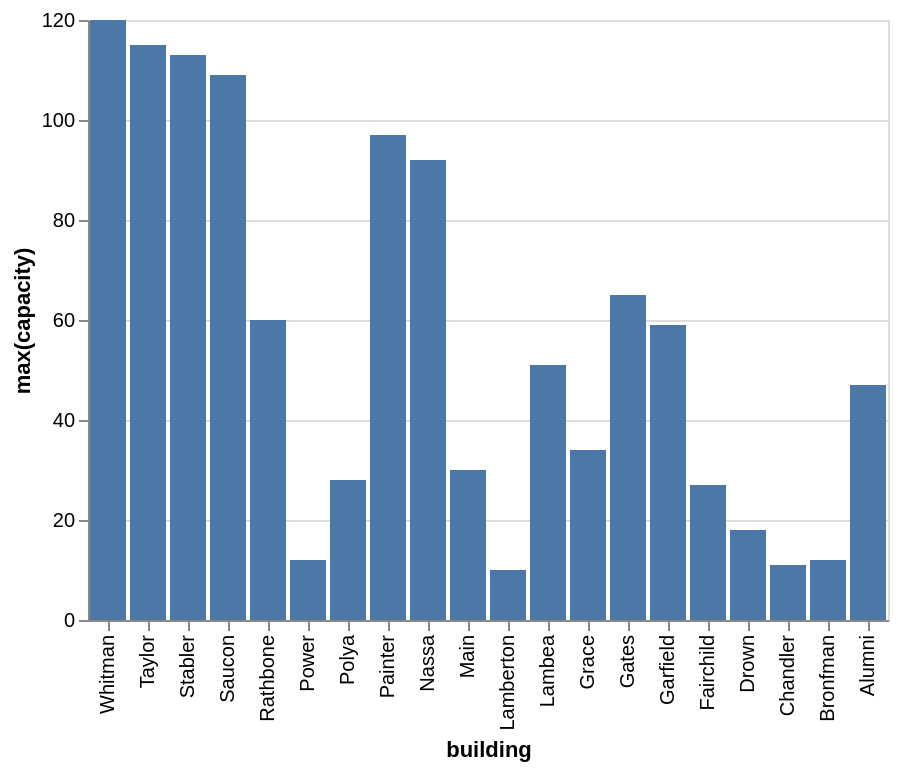

The specification (Vega-Lite) saved for this image:
### Vega-Lite specification from a JSON file in a GitHub repository (floating-point values rounded to 4 significant figures)
{"data": {"values": [{"x_data": "Whitman", "y_data": 120}, {"x_data": "Taylor", "y_data": 115}, {"x_data": "Stabler", "y_data": 113}, {"x_data": "Saucon", "y_data": 109}, {"x_data": "Rathbone", "y_data": 60}, {"x_data": "Power", "y_data": 12}, {"x_data": "Polya", "y_data": 28}, {"x_data": "Painter", "y_data": 97}, {"x_data": "Nassa", "y_data": 92}, {"x_data": "Main", "y_data": 30}, {"x_data": "Lamberton", "y_data": 10}, {"x_data": "Lambea", "y_data": 51}, {"x_data": "Grace", "y_data": 34}, {"x_data": "Gates", "y_data": 65}, {"x_data": "Garfield", "y_data": 59}, {"x_data": "Fairchild", "y_data": 27}, {"x_data": "Drown", "y_data": 18}, {"x_data": "Chandler", "y_data": 11}, {"x_data": "Bronfman", "y_data": 12}, {"x_data": "Alumni", "y_data": 47}]}, "mark": "bar", "encoding": {"x": {"field": "x_data", "type": "nominal", "title": "building", "sort": "descending"}, "y": {"field": "y_data", "type": "quantitative", "title": "max(capacity)"}}}
